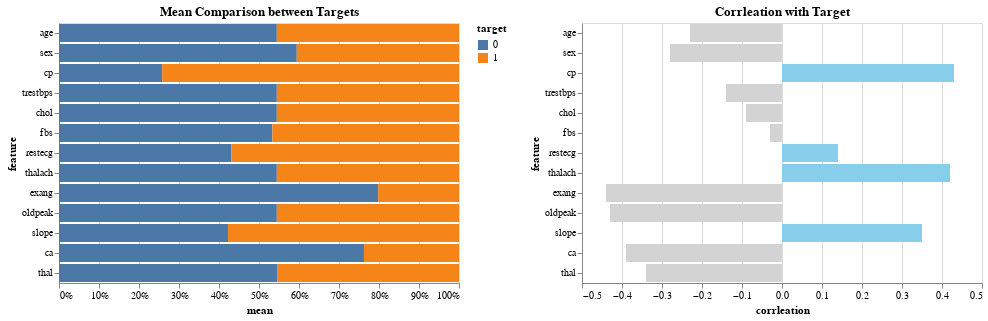

Notebook cell for this chart:
### Code cell
corrChart = alt.Chart(table).mark_bar().encode(
    alt.Y("feature:N",sort=None),
    alt.X("corrleation:Q"), 
    tooltip="corrleation:N",
    color=alt.condition(alt.datum.corrleation > 0,alt.value('skyblue'), alt.value('lightgray'))
).properties(title="Corrleation with Target")
alt.concat(meanChart,corrChart).resolve_legend(color="independent")

### Figure 1 — Vega-Lite specification as saved in the notebook (floating-point values rounded to 4 significant figures)
{"config": {"view": {"continuousWidth": 400, "continuousHeight": 300}}, "concat": [{"data": {"name": "data-9c23983f88d9e0977e47fa67fb76dc9b"}, "mark": "bar", "encoding": {"color": {"type": "nominal", "field": "target"}, "x": {"type": "quantitative", "field": "mean", "stack": "normalize"}, "y": {"type": "nominal", "field": "feature", "sort": null}}, "title": "Mean Comparison between Targets"}, {"data": {"name": "data-40574d8b390bd83cdbfd451af080ba4d"}, "mark": "bar", "encoding": {"color": {"condition": {"value": "skyblue", "test": "(datum.corrleation > 0)"}, "value": "lightgray"}, "tooltip": {"type": "nominal", "field": "corrleation"}, "x": {"type": "quantitative", "field": "corrleation"}, "y": {"type": "nominal", "field": "feature", "sort": null}}, "title": "Corrleation with Target"}], "resolve": {"legend": {"color": "independent"}}, "$schema": "https://vega.github.io/schema/vega-lite/v4.0.2.json", "datasets": {"data-9c23983f88d9e0977e47fa67fb76dc9b": [{"target": 0, "feature": "age", "mean": 0.2465}, {"target": 0, "feature": "sex", "mean": 0.8261}, {"target": 0, "feature": "cp", "mean": 0.4783}, {"target": 0, "feature": "trestbps", "mean": 0.1585}, {"target": 0, "feature": "chol", "mean": 0.09321}, {"target": 0, "feature": "fbs", "mean": 0.1594}, {"target": 0, "feature": "restecg", "mean": 0.4493}, {"target": 0, "feature": "thalach", "mean": -0.4612}, {"target": 0, "feature": "exang", "mean": 0.5507}, {"target": 0, "feature": "oldpeak", "mean": 0.4709}, {"target": 0, "feature": "slope", "mean": 1.167}, {"target": 0, "feature": "ca", "mean": 1.167}, {"target": 0, "feature": "thal", "mean": 2.543}, {"target": 1, "feature": "age", "mean": -0.2062}, {"target": 1, "feature": "sex", "mean": 0.5636}, {"target": 1, "feature": "cp", "mean": 1.376}, {"target": 1, "feature": "trestbps", "mean": -0.1325}, {"target": 1, "feature": "chol", "mean": -0.07795}, {"target": 1, "feature": "fbs", "mean": 0.1394}, {"target": 1, "feature": "restecg", "mean": 0.5939}, {"target": 1, "feature": "thalach", "mean": 0.3857}, {"target": 1, "feature": "exang", "mean": 0.1394}, {"target": 1, "feature": "oldpeak", "mean": -0.3939}, {"target": 1, "feature": "slope", "mean": 1.594}, {"target": 1, "feature": "ca", "mean": 0.3636}, {"target": 1, "feature": "thal", "mean": 2.121}], "data-40574d8b390bd83cdbfd451af080ba4d": [{"index": 0, "feature": "age", "corrleation": -0.23}, {"index": 1, "feature": "sex", "corrleation": -0.28}, {"index": 2, "feature": "cp", "corrleation": 0.43}, {"index": 3, "feature": "trestbps", "corrleation": -0.14}, {"index": 4, "feature": "chol", "corrleation": -0.09}, {"index": 5, "feature": "fbs", "corrleation": -0.03}, {"index": 6, "feature": "restecg", "corrleation": 0.14}, {"index": 7, "feature": "thalach", "corrleation": 0.42}, {"index": 8, "feature": "exang", "corrleation": -0.44}, {"index": 9, "feature": "oldpeak", "corrleation": -0.43}, {"index": 10, "feature": "slope", "corrleation": 0.35}, {"index": 11, "feature": "ca", "corrleation": -0.39}, {"index": 12, "feature": "thal", "corrleation": -0.34}]}}
